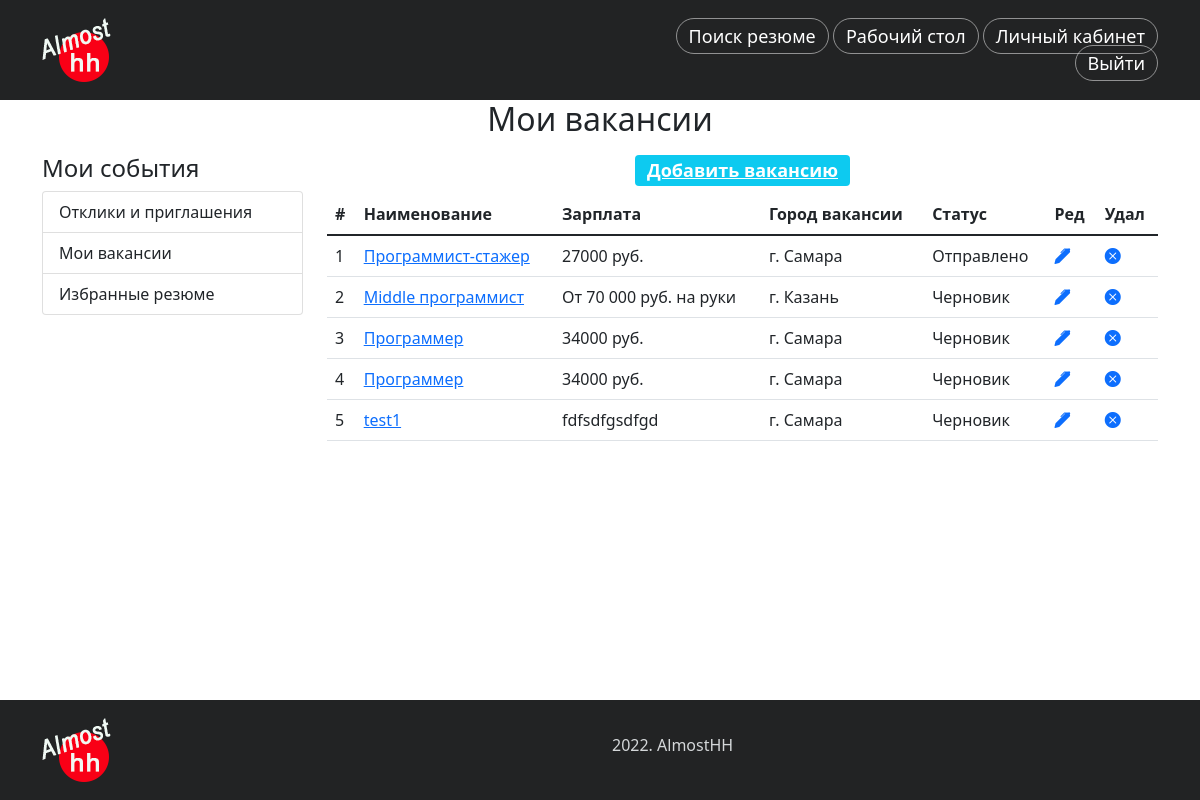
/portal/my_vacancies/ (signed in), run on an earlier commit of the app's database.
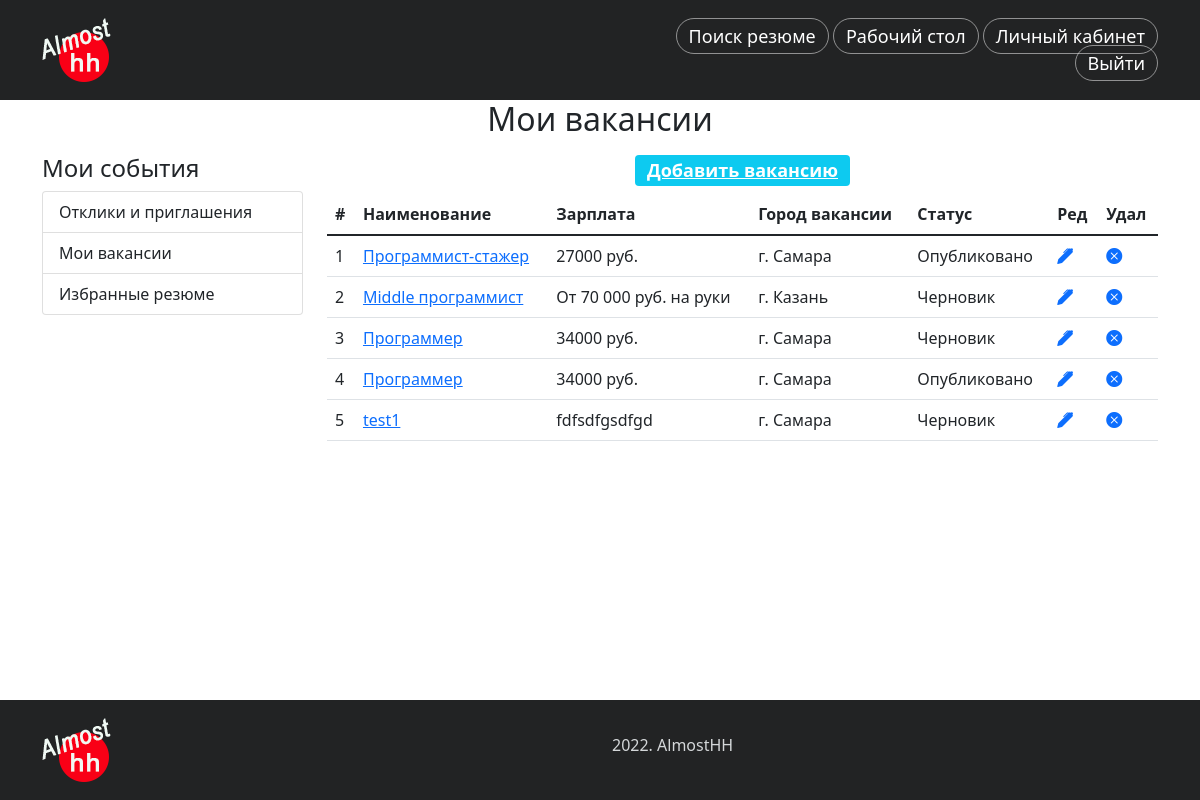
And on a later commit of the database.
### portal/models.py (models this page shows, shortened)
class Vacancy(models.Model):
    STATUS_CHOICES = (
        ('draft', 'Черновик'),
        ('send', 'Отправлено'),
        ('published', 'Опубликовано'),
        ('rework', 'На доработку'),
    )
    title = models.CharField(max_length=100, verbose_name='Наименование')
    slug = models.SlugField(max_length=100, verbose_name='Слаг')
    salary = models.CharField(max_length=150, verbose_name='Зарплата')
    company = models.ForeignKey(CompanyCard, on_delete=models.CASCADE,
                                verbose_name='Компания',
                                related_name='vacancies')
    description = models.TextField(verbose_name='Описание вакансии')
    address = models.CharField(max_length=200, verbose_name='Адрес вакансии')
    publish = models.DateTimeField(default=timezone.now)
    created = models.DateTimeField(auto_now_add=True)
    updated = models.DateTimeField(auto_now=True)
    comment = models.TextField(verbose_name='Комментарий', blank=True)
    status = models.CharField(max_length=15, choices=STATUS_CHOICES,
                              default='draft',
                              verbose_name='Статус')

### portal/views.py (the view)
# urls.py: path('my_vacancies/', views.my_vacancies, name='my_vacancies'),
@login_required
@permission_required('portal.add_vacancy')
def my_vacancies(request):
    vacs = Vacancy.objects.filter(company=request.user.companycard)
    return render(request, 'portal/account/my_vacancies.html', {'vacs': vacs})

### portal/templates/portal/account/my_vacancies.html (shortened to what this page needs)
{% extends "news/base.html" %}
{% block content %}
<div class="container">
    <div class="row">
        <div class="col text-center">
            <h1 class="mb-3">Мои вакансии </h1>
        </div>
    </div>
    <div class="row">
        <div class="col-3">
            <div class="left-menu">
                    {% include 'portal/account/includes/dashboard_menu.html' %}
            </div>
        </div>
        <div class="col-9">
            <h4 class=" text-center"><a href="{% url 'portal:add_vacancy' %}"
                       class="badge bg-info">Добавить вакансию</a></h4>
            <div class="my-vacancies">
                <table class="table">
                    <thead>
                        <tr>
                            <th>#</th>
                            <th>Наименование</th>
                            <th>Зарплата</th>
                            <th>Город вакансии</th>
                            <th>Статус</th>
                            <th>Ред</th>
                            <th>Удал</th>
                        </tr>
                    </thead>
                    <tbody>
                        {% for vac in vacs %}
                        <tr>
                            <td>{{ forloop.counter }}</td>
                            <td><a href="{% url 'portal:vacancy_detail' vac.id %}">{{ vac.title }}</a></td>
                            <td>{{ vac.salary }}</td>
                            <td>{{ vac.address }}</td>
                            {% if vac.get_status_display == 'На доработку' %}
                            <td><span class="badge bg-danger">{{ vac.get_status_display }}</span></td>
                            {% else %}
                            <td>{{ vac.get_status_display }}</td>
                            {% endif %}
                            <td><a href="{% url 'portal:edit_vacancy' vac.id %}"><i class="bi bi-pen-fill"></i></a></td>
                            <td><a href="{% url 'portal:delete_vacancy' vac.id %}"><i class="bi bi-x-circle-fill"></i></a></td>
                        </tr>
                        {% empty %}
                        <h5>Пока еще не добавлено ни одной вакансии</h5>
                        {% endfor %}
                    </tbody>
                </table>
            </div>
        </div>
    </div>
</div>
{% endblock %}

What changed in the data, as far as the page shows it:
changed Vacancy "Программист-стажер": status "Отправлено" → "Опубликовано"
changed Vacancy (number 4 of 5 on the later page): status "Черновик" → "Опубликовано"
